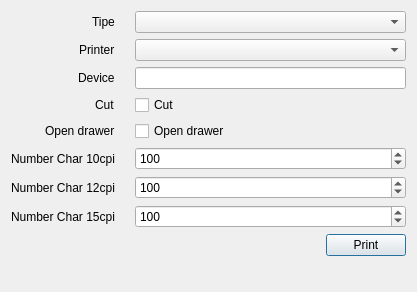
<?xml version="1.0" encoding="UTF-8"?>
<ui version="4.0">
 <class>PrintTestDialog</class>
 <widget class="QDialog" name="PrintTestDialog">
  <property name="geometry">
   <rect>
    <x>0</x>
    <y>0</y>
    <width>417</width>
    <height>292</height>
   </rect>
  </property>
  <property name="windowTitle">
   <string>Test Print</string>
  </property>
  <layout class="QFormLayout" name="formLayout">
   <property name="labelAlignment">
    <set>Qt::AlignRight|Qt::AlignTrailing|Qt::AlignVCenter</set>
   </property>
   <property name="horizontalSpacing">
    <number>20</number>
   </property>
   <item row="1" column="0">
    <widget class="QLabel" name="label">
     <property name="text">
      <string>Printer</string>
     </property>
    </widget>
   </item>
   <item row="3" column="0">
    <widget class="QLabel" name="label_2">
     <property name="text">
      <string>Cut</string>
     </property>
    </widget>
   </item>
   <item row="4" column="0">
    <widget class="QLabel" name="label_3">
     <property name="text">
      <string>Open drawer</string>
     </property>
    </widget>
   </item>
   <item row="5" column="0">
    <widget class="QLabel" name="label_4">
     <property name="text">
      <string>Number Char 10cpi</string>
     </property>
    </widget>
   </item>
   <item row="6" column="0">
    <widget class="QLabel" name="label_5">
     <property name="text">
      <string>Number Char 12cpi</string>
     </property>
    </widget>
   </item>
   <item row="1" column="1">
    <widget class="QComboBox" name="comboPrint"/>
   </item>
   <item row="3" column="1">
    <widget class="QCheckBox" name="checkCut">
     <property name="text">
      <string>Cut</string>
     </property>
    </widget>
   </item>
   <item row="4" column="1">
    <widget class="QCheckBox" name="checkDrawer">
     <property name="text">
      <string>Open drawer</string>
     </property>
    </widget>
   </item>
   <item row="5" column="1">
    <widget class="QSpinBox" name="spin10">
     <property name="maximum">
      <number>1000</number>
     </property>
     <property name="value">
      <number>100</number>
     </property>
    </widget>
   </item>
   <item row="6" column="1">
    <widget class="QSpinBox" name="spin12">
     <property name="maximum">
      <number>1000</number>
     </property>
     <property name="value">
      <number>100</number>
     </property>
    </widget>
   </item>
   <item row="8" column="1">
    <layout class="QHBoxLayout" name="horizontalLayout">
     <property name="topMargin">
      <number>0</number>
     </property>
     <item>
      <spacer name="horizontalSpacer">
       <property name="orientation">
        <enum>Qt::Horizontal</enum>
       </property>
       <property name="sizeHint" stdset="0">
        <size>
         <width>40</width>
         <height>20</height>
        </size>
       </property>
      </spacer>
     </item>
     <item>
      <widget class="QPushButton" name="pushPrint">
       <property name="text">
        <string>Print</string>
       </property>
      </widget>
     </item>
    </layout>
   </item>
   <item row="7" column="1">
    <widget class="QSpinBox" name="spin15">
     <property name="maximum">
      <number>1000</number>
     </property>
     <property name="value">
      <number>100</number>
     </property>
    </widget>
   </item>
   <item row="7" column="0">
    <widget class="QLabel" name="label_6">
     <property name="text">
      <string>Number Char 15cpi</string>
     </property>
    </widget>
   </item>
   <item row="0" column="0">
    <widget class="QLabel" name="label_7">
     <property name="text">
      <string>Tipe</string>
     </property>
    </widget>
   </item>
   <item row="2" column="0">
    <widget class="QLabel" name="label_8">
     <property name="text">
      <string>Device</string>
     </property>
    </widget>
   </item>
   <item row="0" column="1">
    <widget class="QComboBox" name="comboType"/>
   </item>
   <item row="2" column="1">
    <widget class="QLineEdit" name="lineDevice"/>
   </item>
  </layout>
 </widget>
 <resources/>
 <connections/>
</ui>
